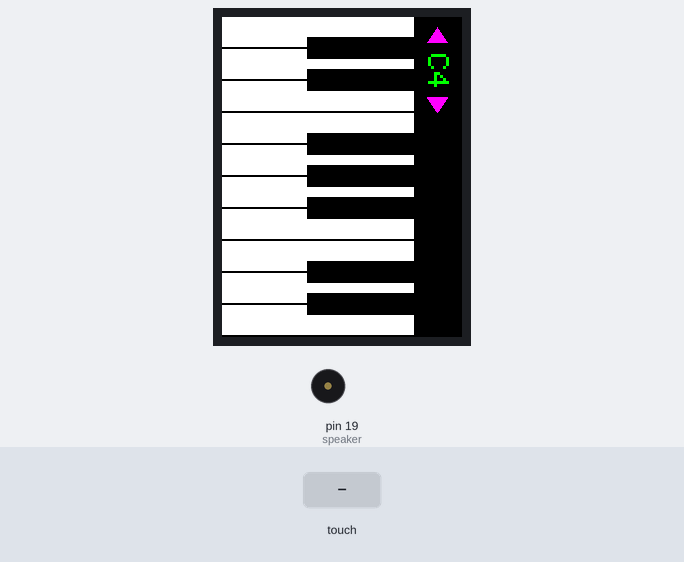
The sketch below on a simulated Arduino Uno, built with avr-gcc and run on an emulated ATmega328P. Parts: 320×240 colour display, buzzer (waves = sounding). The test bench sets the inputs (shaded band). What the sketch prints to the serial monitor is not drawn.

Above: at 1.5 s.
1.6 s: touch panel pressed at 13 % / 30 % of its raw x / y range
At 2.5 s:
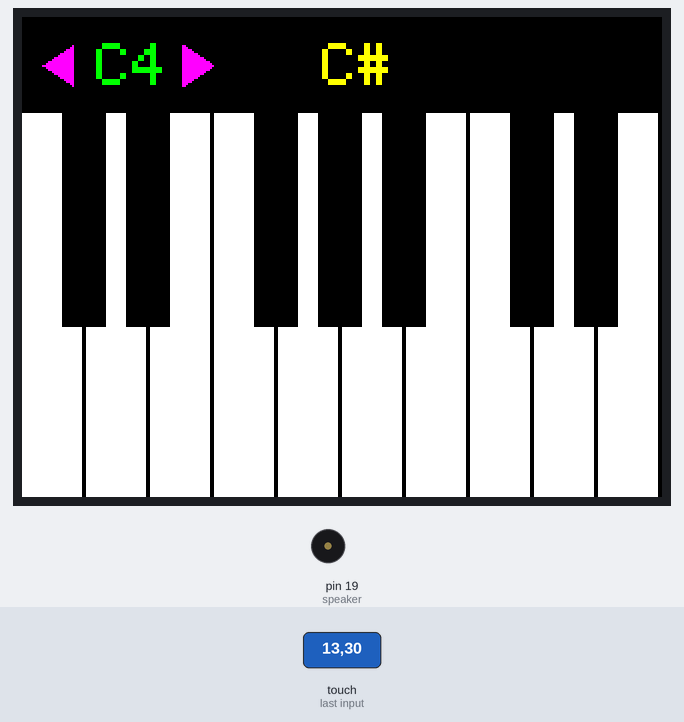
3.2 s: touch panel pressed at 13 % / 10 % of its raw x / y range
At 4.4 s:
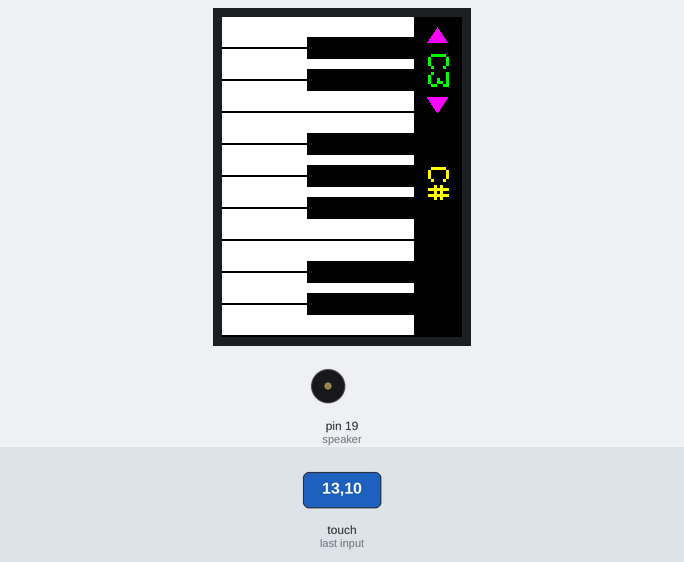
5.2 s: touch panel pressed at 38 % / 10 % of its raw x / y range
At 6.4 s:
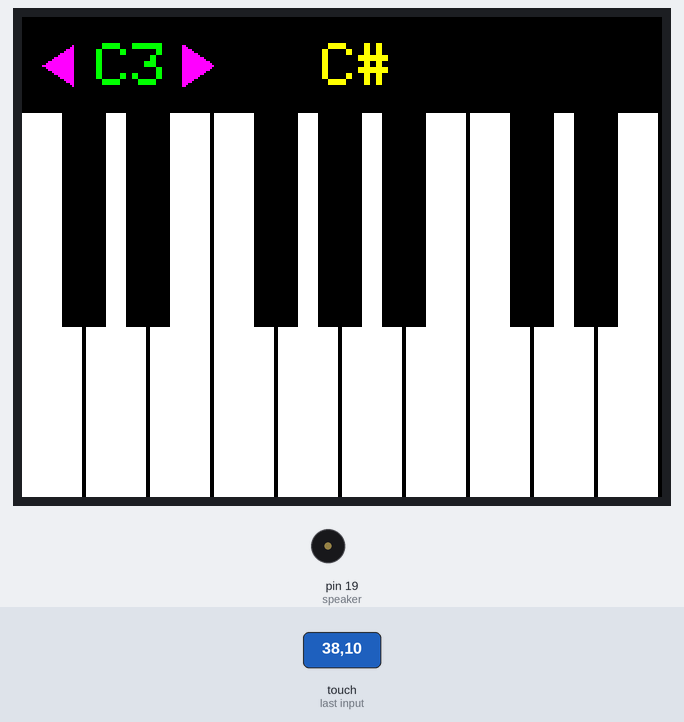
6.7 s: touch panel pressed at 38 % / 30 % of its raw x / y range
At 7.6 s:
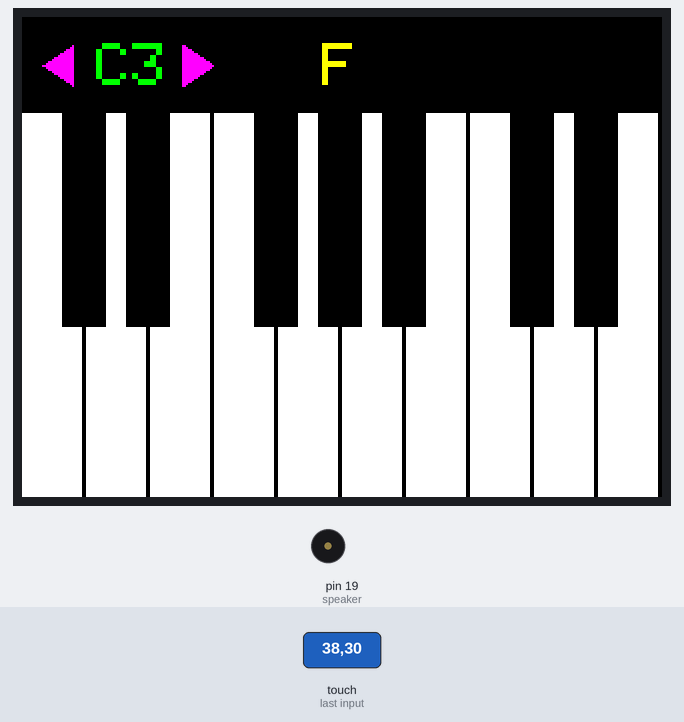
8.3 s: touch panel pressed at 13 % / 70 % of its raw x / y range
At 8.8 s:
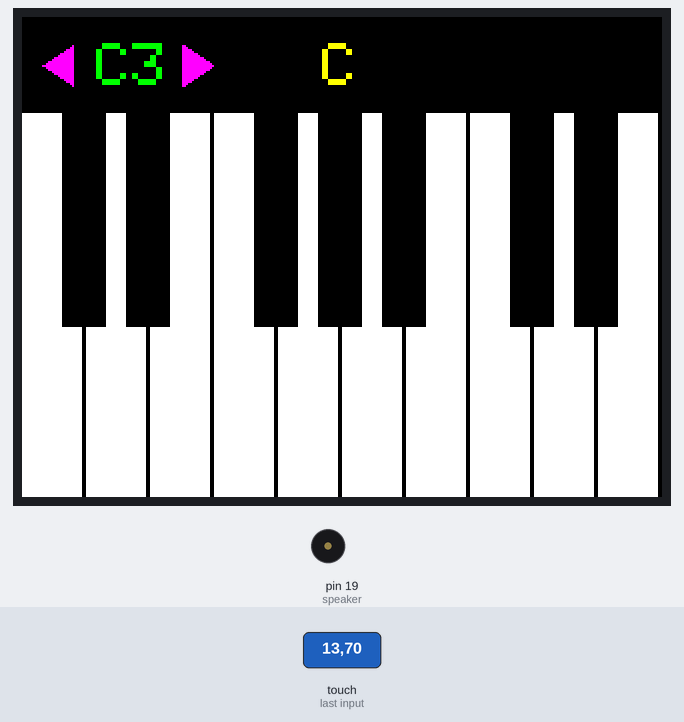
9.9 s: touch panel pressed at 62 % / 30 % of its raw x / y range
At 11.2 s:
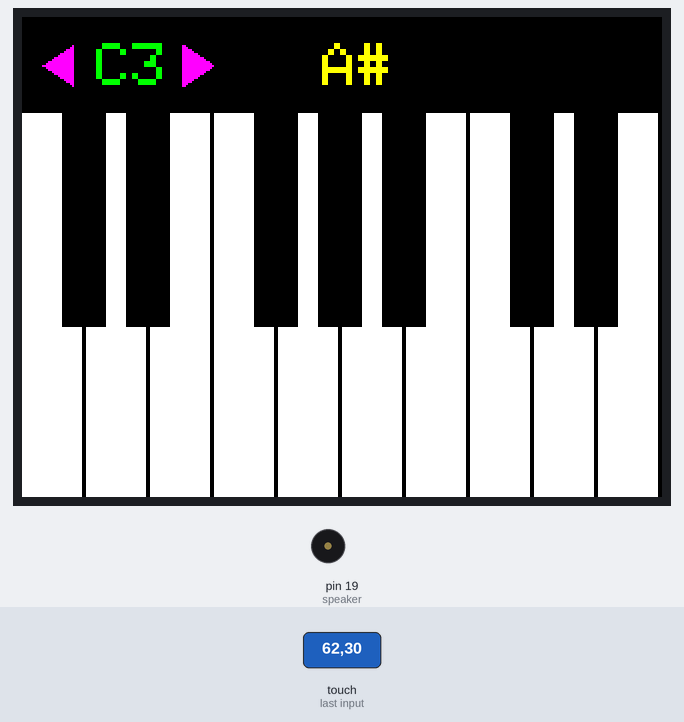
Timing chart, 0 to 12.5 s (numbered marks = the images above; inputs shaded):
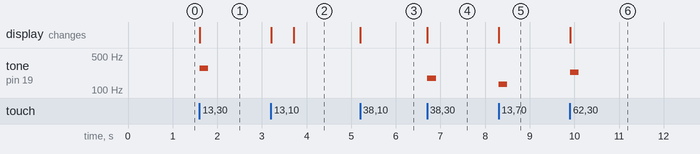

Measured:
- after the input at 1.6 s, tone on pin 19 (speaker): silent → 277 Hz at once, → silent 0.20 s later; the display: changes at once (image 1)
- after the input at 3.2 s, the display: first changes at once (image 2 shows a later state)
- after the input at 5.2 s, the display: changes at once (image 3)
- after the input at 6.7 s, tone on pin 19 (speaker): silent → 174 Hz at once, → silent 0.20 s later; the display: changes at once (image 4)
- after the input at 8.3 s, tone on pin 19 (speaker): silent → 130 Hz at once, → silent 0.20 s later; the display: changes at once (image 5)
- after the input at 9.9 s, tone on pin 19 (speaker): silent → 233 Hz at once, → silent 0.20 s later; the display: changes at once (image 6)

The sketch:

Piano.ino
```cpp
#include <Adafruit_TFTLCD.h>
#include <Adafruit_GFX.h>
#include <TouchScreen.h>
#include <stdint.h>

#include "tones.h"

const int speaker = 19;

const int whiteWidth = 30;
const int whiteGap = 2;

const int blackWidth = 22;
const int blackHeight = 155;
const int blackOff = 20;

int startKey = C4;
int octaveNumber = startKey / octaveLen;

//Measured ADC values for (0,0) and (210-1,320-1)
//TS_MINX corresponds to ADC value when X = 0
//TS_MINY corresponds to ADC value when Y = 0
//TS_MAXX corresponds to ADC value when X = 240 -1
//TS_MAXY corresponds to ADC value when Y = 320 -1
static unsigned int TS_MINX, TS_MAXX, TS_MINY, TS_MAXY;
//Touch Screen Co-ordinate mapping register
static unsigned int MapX1, MapX2, MapY1, MapY2;

#define LCD_CS A3
#define LCD_CD A2
#define LCD_WR A1
#define LCD_RD A0
#define LCD_RESET A4

#define TS_MINX 152
#define TS_MINY 149
#define TS_MAXX 947
#define TS_MAXY 908
int WIDTH = 320, HEIGHT = 240;

#define YP A2  // must be an analog pin, use "An" notation!
#define XM A3  // must be an analog pin, use "An" notation!
#define YM 8   // can be a digital pin
#define XP 9   // can be a digital pin

Adafruit_TFTLCD tft(LCD_CS, LCD_CD, LCD_WR, LCD_RD, LCD_RESET);
TouchScreen ts(XP, YP, XM, YM, 300);


//int minX = 9999, minY = 9999, maxX = -9999, maxY = -9999;
int currentFreq = -1;
int currentIdx = -1;

musicNote musicNotesArray[sizeof(freqs) / sizeof(unsigned int)];
void setup() {

    Serial.begin(9600);
    Serial.print("Starting...\n");
    randomSeed(analogRead(0));

    int notesSize = sizeof(freqs) / sizeof(unsigned int);
    int colorCheck;
    for (int i = 0; i < notesSize; i++) {
      musicNotesArray[i].freq = freqs[i];
      musicNotesArray[i].color = WHITE;

      colorCheck = i % octaveLen;
      for (int c = 0; c < sizeof(blackIdx)/sizeof(unsigned int); c++) {
        if (colorCheck == blackIdx[c]) {
          musicNotesArray[i].color = BLACK;
        }
      }
      // Serial.print(i); Serial.print(" "); Serial.print(musicNotesArray[i].freq); Serial.print(" "); Serial.print(musicNotesArray[i].color); Serial.println();
    }
    initDisplay();
    drawStartScreen();
}

enum {
  FREQ,
  GLOBAL_IDX
};

const int whiteKeysCount = 10;
int whiteKeysMap[whiteKeysCount][2];

int currentPainted = -1;
int currentColor = 0;
void paintKey(int idx, int keyColor, int paintColor) {
  if (idx != currentPainted) {
    if (currentPainted != -1) {
      processPaint(currentPainted, currentColor, currentColor);
    }
    processPaint(idx, keyColor, paintColor);
    currentPainted = idx;
    currentColor = keyColor;
  }
}

void processPaint(int idx, int keyColor, int paintColor) {
  if (keyColor == WHITE) {
    tft.fillRect(0, idx*(whiteWidth + whiteGap), HEIGHT, whiteWidth, paintColor);
    musicNote mN = musicNotesArray[whiteKeysMap[idx][GLOBAL_IDX] - 1];
    if (mN.color == BLACK) {
      tft.fillRect(HEIGHT-blackHeight, (idx-1)*(whiteWidth+whiteGap) + blackOff, blackHeight, blackWidth, BLACK);
    }
    mN = musicNotesArray[whiteKeysMap[idx][GLOBAL_IDX] + 1];
    if (mN.color == BLACK) {
      tft.fillRect(HEIGHT-blackHeight, idx*(whiteWidth+whiteGap) + blackOff, blackHeight, blackWidth, BLACK);
    }
  }
  else if (keyColor == BLACK) {
    tft.fillRect(HEIGHT-blackHeight, idx*(whiteWidth+whiteGap) + blackOff, blackHeight, blackWidth, paintColor);
  }
}

void updateOctaveInfo() {
  tft.fillRect(205, 30, 25, 50, BLACK);
  tft.setRotation(1);
  tft.setCursor(37, 13);
  tft.setTextColor(GREEN);
  tft.setTextSize(3);
  tft.print("C");
  tft.print(octaveNumber);
  tft.setRotation(0);
}

void updateNoteInfo(int idx) {
  if (idx != currentIdx) {
    currentIdx = idx;
    tft.fillRect(205, 150, 25, 50, BLACK);
    tft.setRotation(1);
    tft.setCursor(150, 13);
    tft.setTextColor(YELLOW);
    tft.setTextSize(3);
    tft.print(noteChars[currentIdx % octaveLen]);
    tft.setRotation(0);
  }
}

void drawStartScreen()
{
    tft.fillScreen(BLACK);
    int keysCount = whiteKeysCount;

    //WHITE KEYS
    int whiteIdx = startKey;
    for (int i=0; i<keysCount; i++) {

        while (musicNotesArray[whiteIdx].color != WHITE) {
          whiteIdx++;
        }
        whiteKeysMap[i][GLOBAL_IDX] = whiteIdx;
        whiteKeysMap[i][FREQ] = musicNotesArray[whiteIdx++].freq;
        tft.fillRect(0, i*(whiteWidth + whiteGap), HEIGHT * 0.8, whiteWidth, WHITE);
    }

    //BLACK KEYS
    for (int i = 0; i < sizeof(blackIdx) / sizeof(unsigned int); i++) {
      whiteIdx = (int) ( (float)(blackIdx[i]-1)/2.0 + 0.5);
      tft.fillRect(HEIGHT-blackHeight, whiteIdx * (whiteWidth+whiteGap) + blackOff, blackHeight, blackWidth, BLACK);
    }
    keysCount -= 7;

    int off = 7 * (whiteWidth+whiteGap);
    for (int i = 0; i < sizeof(blackIdx) / sizeof(unsigned int); i++) {
      whiteIdx = (int) ( (float)(blackIdx[i]-1)/2.0 + 0.5 );
      if (whiteIdx >= keysCount)
        break;
      tft.fillRect(HEIGHT-blackHeight, whiteIdx * (whiteWidth+whiteGap) + blackOff + off, blackHeight, blackWidth, BLACK);
    }
    updateOctaveInfo();
   tft.fillTriangle(205, 25, 215, 10, 225, 25, MAGENTA);
   tft.fillTriangle(205, 80, 215, 95, 225, 80, MAGENTA);

}

void loop()
{
    TSPoint p = ts.getPoint();  //Get touch point

    int duration = 50;

    if (p.z > ts.pressureThreshhold) {

        //FINDING BOUNDARIES
        /*if (p.x < minX)
          minX = p.x;
        if (p.x > maxX)
          maxX = p.x;
        if (p.y < minY)
          minY = p.y;
        if (p.y > maxY)
          maxY = p.y;

        Serial.print("X: "); Serial.print(minX); Serial.print(" - "); Serial.print(maxX); Serial.print("\n");
        Serial.print("Y: "); Serial.print(minY); Serial.print(" - "); Serial.print(maxY); Serial.print("\n");

        return;*/

        p.x = map(p.x, TS_MINX, TS_MAXX, 0, WIDTH);
        p.y = map(p.y, TS_MAXY, TS_MINY, 0, HEIGHT);

        pinMode(XM, OUTPUT);
        pinMode(YP, OUTPUT);

        // Serial.print("X = "); Serial.print(p.x); Serial.print("\tY = "); Serial.print(p.y); Serial.print("\n");

        if (p.y > 190) {
          if (p.y >= 200 && p.y <= 230) {
            if (p.x >= 10 && p.x <= 35) {
              if (startKey > C1) {
                startKey -= octaveLen;
                tft.fillTriangle(205, 25, 215, 10, 225, 25, GREEN);
              }
            }
            else if (p.x >= 80 && p.x <= 105) {
              if (startKey < C6) {
                startKey += octaveLen;
                tft.fillTriangle(205, 80, 215, 95, 225, 80, GREEN);
              }
            }
            int whiteIdx = startKey;
            for (int i=0; i<whiteKeysCount; i++) {
                while (musicNotesArray[whiteIdx].color != WHITE) {
                  whiteIdx++;
                }
                whiteKeysMap[i][GLOBAL_IDX] = whiteIdx;
                whiteKeysMap[i][FREQ] = musicNotesArray[whiteIdx++].freq;
            }
          octaveNumber = startKey / octaveLen;

            updateOctaveInfo();
            delay(500);

          tft.fillTriangle(205, 25, 215, 10, 225, 25, MAGENTA);
          tft.fillTriangle(205, 80, 215, 95, 225, 80, MAGENTA);
          }
        }

        else if (p.y > 80)
        {
            //Key might be a sharp -- split Y axis into black and white keys
            int idx = p.x / (whiteWidth + whiteGap);

            int bLeft = idx * (whiteWidth+whiteGap) + blackOff/2;
            int bRight = idx * (whiteWidth+whiteGap) + blackOff;

            if (p.x < bLeft - 2) {
              // czarny na lewo
              musicNote mN = musicNotesArray[whiteKeysMap[idx][GLOBAL_IDX] - 1];
              if (mN.color == BLACK) {
                currentFreq = mN.freq;
                updateNoteInfo(whiteKeysMap[idx][GLOBAL_IDX] - 1);
                tone(speaker, mN.freq, duration);
              }
              else {
                 if ((p.x % 32 >= 30 || p.x % 32 <= 2)
                      && currentFreq != -1) {
                    tone(speaker, currentFreq, duration);
                }
                else {
                  // jednak white
                  currentFreq = whiteKeysMap[idx][FREQ];
                  updateNoteInfo(whiteKeysMap[idx][GLOBAL_IDX]);
                  tone(speaker, whiteKeysMap[idx][FREQ], duration);
                }
              }
            }

            else if (p.x > bRight + 2) {
              // czarny na prawo
              musicNote mN = musicNotesArray[whiteKeysMap[idx][GLOBAL_IDX] + 1];
              if (mN.color == BLACK) {
                currentFreq = mN.freq;
                updateNoteInfo(whiteKeysMap[idx][GLOBAL_IDX] + 1);
                tone(speaker, mN.freq, duration);
              }
              else {
                if ((p.x % 32 >= 30 || p.x % 32 <= 2)
                      && currentFreq != -1) {
                    tone(speaker, currentFreq, duration);
                }
                else {
                  // jednak white
                  currentFreq = whiteKeysMap[idx][FREQ];
                  updateNoteInfo(whiteKeysMap[idx][GLOBAL_IDX]);
                  tone(speaker, whiteKeysMap[idx][FREQ], duration);
                }
              }
            }

            else if (p.x > bLeft + 2 && p.x < bRight - 2) {
              // white
              currentFreq = whiteKeysMap[idx][FREQ];
              updateNoteInfo(whiteKeysMap[idx][GLOBAL_IDX]);
              tone(speaker, whiteKeysMap[idx][FREQ], duration);
            }
            else {
              tone(speaker, currentFreq, duration);
            }

        }
        else
        {
            if ((p.x % 32 >= 30 || p.x % 32 <= 2)
                  && currentFreq != -1) {
                tone(speaker, currentFreq, duration);
            }
            else {
              int idx = p.x / (whiteWidth + whiteGap);
              //paintKey(idx, WHITE, MAGENTA);
              currentFreq =  whiteKeysMap[idx][FREQ];
              updateNoteInfo(whiteKeysMap[idx][GLOBAL_IDX]);
              tone(speaker, whiteKeysMap[idx][FREQ], duration);
             }
        }

    }
}

void initDisplay()
{
    tft.reset();
    tft.begin(0x9341);
    //tft.setRotation(2);
}
```

graphics.c
```cpp
#include <avr/pgmspace.h>

const unsigned char circle[]PROGMEM={
0x0,0x0,0x0,0x0,0x0,0x0,0x0,0x0,0x0,
0x0,0x0,0x0,0x0,0x0,0x0,0x0,0x0,0x0,
0x0,0x0,0x0,0x0,0x0,0x0,0x0,0x0,0x0,
0x0,0x0,0x0,0x0,0x0,0x0,0x0,0x0,0x0,
0x0,0x0,0x0,0x0,0x0,0x0,0x0,0x0,0x0,
0x0,0x0,0x0,0x0,0x0,0x0,0x0,0x0,0x0,
0x0,0x0,0x0,0x0,0x0,0x0,0x0,0x0,0x0,
0x0,0x0,0x0,0x7,0xf8,0x0,0x0,0x0,0x0,
0x0,0x0,0x0,0x7f,0xff,0x80,0x0,0x0,0x0,
0x0,0x0,0x3,0xff,0xff,0xf0,0x0,0x0,0x0,
0x0,0x0,0xf,0xff,0xff,0xfc,0x0,0x0,0x0,
0x0,0x0,0x1f,0xff,0xff,0xfe,0x0,0x0,0x0,
0x0,0x0,0x7f,0xf0,0x3,0xff,0x80,0x0,0x0,
0x0,0x0,0xff,0x80,0x0,0x7f,0xc0,0x0,0x0,
0x0,0x1,0xfe,0x0,0x0,0x1f,0xe0,0x0,0x0,
0x0,0x3,0xf8,0x0,0x0,0x7,0xf0,0x0,0x0,
0x0,0x7,0xf0,0x0,0x0,0x3,0xf8,0x0,0x0,
0x0,0xf,0xe0,0x0,0x0,0x1,0xfc,0x0,0x0,
0x0,0xf,0xc0,0x0,0x0,0x0,0xfc,0x0,0x0,
0x0,0x1f,0x80,0x0,0x0,0x0,0x7e,0x0,0x0,
0x0,0x3f,0x0,0x0,0x0,0x0,0x3f,0x0,0x0,
0x0,0x3e,0x0,0x0,0x0,0x0,0x1f,0x0,0x0,
0x0,0x7e,0x0,0x0,0x0,0x0,0x1f,0x80,0x0,
0x0,0x7c,0x0,0x0,0x0,0x0,0xf,0x80,0x0,
0x0,0x7c,0x0,0x0,0x0,0x0,0xf,0x80,0x0,
0x0,0xf8,0x0,0x0,0x0,0x0,0x7,0xc0,0x0,
0x0,0xf8,0x0,0x0,0x0,0x0,0x7,0xc0,0x0,
0x0,0xf8,0x0,0x0,0x0,0x0,0x7,0xc0,0x0,
0x0,0xf0,0x0,0x0,0x0,0x0,0x3,0xc0,0x0,
0x1,0xf0,0x0,0x0,0x0,0x0,0x3,0xe0,0x0,
0x1,0xf0,0x0,0x0,0x0,0x0,0x3,0xe0,0x0,
0x1,0xf0,0x0,0x0,0x0,0x0,0x3,0xe0,0x0,
0x1,0xf0,0x0,0x0,0x0,0x0,0x3,0xe0,0x0,
0x1,0xf0,0x0,0x0,0x0,0x0,0x3,0xe0,0x0,
0x1,0xf0,0x0,0x0,0x0,0x0,0x3,0xe0,0x0,
0x1,0xf0,0x0,0x0,0x0,0x0,0x3,0xe0,0x0,
0x1,0xf0,0x0,0x0,0x0,0x0,0x3,0xe0,0x0,
0x0,0xf0,0x0,0x0,0x0,0x0,0x3,0xc0,0x0,
0x0,0xf8,0x0,0x0,0x0,0x0,0x7,0xc0,0x0,
0x0,0xf8,0x0,0x0,0x0,0x0,0x7,0xc0,0x0,
0x0,0xf8,0x0,0x0,0x0,0x0,0x7,0xc0,0x0,
0x0,0x7c,0x0,0x0,0x0,0x0,0xf,0x80,0x0,
0x0,0x7c,0x0,0x0,0x0,0x0,0xf,0x80,0x0,
0x0,0x7e,0x0,0x0,0x0,0x0,0x1f,0x80,0x0,
0x0,0x3e,0x0,0x0,0x0,0x0,0x1f,0x0,0x0,
0x0,0x3f,0x0,0x0,0x0,0x0,0x3f,0x0,0x0,
0x0,0x1f,0x80,0x0,0x0,0x0,0x7e,0x0,0x0,
0x0,0xf,0xc0,0x0,0x0,0x0,0xfc,0x0,0x0,
0x0,0xf,0xe0,0x0,0x0,0x1,0xfc,0x0,0x0,
0x0,0x7,0xf0,0x0,0x0,0x3,0xf8,0x0,0x0,
0x0,0x3,0xf8,0x0,0x0,0x7,0xf0,0x0,0x0,
0x0,0x1,0xfe,0x0,0x0,0x1f,0xe0,0x0,0x0,
0x0,0x0,0xff,0x80,0x0,0x7f,0xc0,0x0,0x0,
0x0,0x0,0x7f,0xf0,0x3,0xff,0x80,0x0,0x0,
0x0,0x0,0x1f,0xff,0xff,0xfe,0x0,0x0,0x0,
0x0,0x0,0xf,0xff,0xff,0xfc,0x0,0x0,0x0,
0x0,0x0,0x3,0xff,0xff,0xf0,0x0,0x0,0x0,
0x0,0x0,0x0,0x7f,0xff,0x80,0x0,0x0,0x0,
0x0,0x0,0x0,0x7,0xf8,0x0,0x0,0x0,0x0,
0x0,0x0,0x0,0x0,0x0,0x0,0x0,0x0,0x0,
0x0,0x0,0x0,0x0,0x0,0x0,0x0,0x0,0x0,
0x0,0x0,0x0,0x0,0x0,0x0,0x0,0x0,0x0,
0x0,0x0,0x0,0x0,0x0,0x0,0x0,0x0,0x0,
0x0,0x0,0x0,0x0,0x0,0x0,0x0,0x0,0x0,
0x0,0x0,0x0,0x0,0x0,0x0,0x0,0x0,0x0
};

const unsigned char x_bitmap[]PROGMEM={
0x0,0x0,0x0,0x0,0x0,0x0,0x0,0x0,0x0,
0x0,0x0,0x0,0x0,0x0,0x0,0x0,0x0,0x0,
0x0,0x0,0x0,0x0,0x0,0x0,0x0,0x0,0x0,
0x0,0x0,0x0,0x0,0x0,0x0,0x0,0x0,0x0,
0x0,0x0,0x0,0x0,0x0,0x0,0x0,0x0,0x0,
0x0,0x0,0x0,0x0,0x0,0x0,0x0,0x0,0x0,
0x0,0x0,0x0,0x0,0x0,0x0,0x0,0x0,0x0,
0x0,0x0,0x0,0x0,0x0,0x0,0x0,0x0,0x0,
0x0,0x0,0x0,0x0,0x0,0x0,0x0,0x0,0x0,
0x3,0xff,0xff,0xc0,0x1,0xff,0xff,0xe0,0x0,
0x1,0xff,0xff,0xe0,0x1,0xff,0xff,0xc0,0x0,
0x1,0xff,0xff,0xf0,0x3,0xff,0xff,0xc0,0x0,
0x0,0xff,0xff,0xf0,0x7,0xff,0xff,0x80,0x0,
0x0,0xff,0xff,0xf8,0x7,0xff,0xff,0x80,0x0,
0x0,0x7f,0xff,0xf8,0xf,0xff,0xff,0x0,0x0,
0x0,0x3f,0xff,0xfc,0xf,0xff,0xfe,0x0,0x0,
0x0,0x3f,0xff,0xfe,0x1f,0xff,0xfe,0x0,0x0,
0x0,0x1f,0xff,0xfe,0x1f,0xff,0xfc,0x0,0x0,
0x0,0x1f,0xff,0xff,0x3f,0xff,0xfc,0x0,0x0,
0x0,0xf,0xff,0xff,0x7f,0xff,0xf8,0x0,0x0,
0x0,0xf,0xff,0xff,0xff,0xff,0xf8,0x0,0x0,
0x0,0x7,0xff,0xff,0xff,0xff,0xf0,0x0,0x0,
0x0,0x3,0xff,0xff,0xff,0xff,0xe0,0x0,0x0,
0x0,0x3,0xff,0xff,0xff,0xff,0xe0,0x0,0x0,
0x0,0x1,0xff,0xff,0xff,0xff,0xc0,0x0,0x0,
0x0,0x1,0xff,0xff,0xff,0xff,0xc0,0x0,0x0,
0x0,0x0,0xff,0xff,0xff,0xff,0x80,0x0,0x0,
0x0,0x0,0xff,0xff,0xff,0xff,0x80,0x0,0x0,
0x0,0x0,0x7f,0xff,0xff,0xff,0x0,0x0,0x0,
0x0,0x0,0x3f,0xff,0xff,0xfe,0x0,0x0,0x0,
0x0,0x0,0x3f,0xff,0xff,0xfe,0x0,0x0,0x0,
0x0,0x0,0x1f,0xff,0xff,0xfc,0x0,0x0,0x0,
0x0,0x0,0x1f,0xff,0xff,0xfc,0x0,0x0,0x0,
0x0,0x0,0x1f,0xff,0xff,0xfc,0x0,0x0,0x0,
0x0,0x0,0x3f,0xff,0xff,0xfe,0x0,0x0,0x0,
0x0,0x0,0x3f,0xff,0xff,0xfe,0x0,0x0,0x0,
0x0,0x0,0x7f,0xff,0xff,0xff,0x0,0x0,0x0,
0x0,0x0,0xff,0xff,0xff,0xff,0x80,0x0,0x0,
0x0,0x0,0xff,0xff,0xff,0xff,0x80,0x0,0x0,
0x0,0x1,0xff,0xff,0xff,0xff,0xc0,0x0,0x0,
0x0,0x1,0xff,0xff,0xff,0xff,0xc0,0x0,0x0,
0x0,0x3,0xff,0xff,0xff,0xff,0xe0,0x0,0x0,
0x0,0x3,0xff,0xff,0xff,0xff,0xe0,0x0,0x0,
0x0,0x7,0xff,0xff,0xff,0xff,0xf0,0x0,0x0,
0x0,0xf,0xff,0xff,0xff,0xff,0xf8,0x0,0x0,
0x0,0xf,0xff,0xff,0xff,0xff,0xf8,0x0,0x0,
0x0,0x1f,0xff,0xff,0x7f,0xff,0xfc,0x0,0x0,
0x0,0x1f,0xff,0xfe,0x3f,0xff,0xfc,0x0,0x0,
0x0,0x3f,0xff,0xfc,0x3f,0xff,0xfe,0x0,0x0,
0x0,0x3f,0xff,0xfc,0x1f,0xff,0xfe,0x0,0x0,
0x0,0x7f,0xff,0xf8,0x1f,0xff,0xff,0x0,0x0,
0x0,0xff,0xff,0xf8,0xf,0xff,0xff,0x80,0x0,
0x0,0xff,0xff,0xf0,0x7,0xff,0xff,0x80,0x0,
0x1,0xff,0xff,0xe0,0x7,0xff,0xff,0xc0,0x0,
0x1,0xff,0xff,0xe0,0x3,0xff,0xff,0xc0,0x0,
0x3,0xff,0xff,0xc0,0x3,0xff,0xff,0xe0,0x0,
0x3,0xff,0xff,0xc0,0x1,0xff,0xff,0xe0,0x0,
0x0,0x0,0x0,0x0,0x0,0x0,0x0,0x0,0x0,
0x0,0x0,0x0,0x0,0x0,0x0,0x0,0x0,0x0,
0x0,0x0,0x0,0x0,0x0,0x0,0x0,0x0,0x0,
0x0,0x0,0x0,0x0,0x0,0x0,0x0,0x0,0x0,
0x0,0x0,0x0,0x0,0x0,0x0,0x0,0x0,0x0,
0x0,0x0,0x0,0x0,0x0,0x0,0x0,0x0,0x0,
0x0,0x0,0x0,0x0,0x0,0x0,0x0,0x0,0x0,
0x0,0x0,0x0,0x0,0x0,0x0,0x0,0x0,0x0
};
```

tones.h
```cpp
#define BLACK   0x0000
#define BLUE    0x001F
#define RED     0xF800
#define GREEN   0x07E0
#define CYAN    0x07FF
#define MAGENTA 0xF81F
#define YELLOW  0xFFE0
#define WHITE   0xFFFF
struct musicNote {
  unsigned int color;
  unsigned int freq;
};

enum noteNames {
  C0, Cs0, D0, Ds0, E0, F0, Fs0, G0, Gs0, A_0, As0, H0,
  C1, Cs1, D1, Ds1, E1, F1, Fs1, G1, Gs1, A_1, As1, H1,
  C2, Cs2, D2, Ds2, E2, F2, Fs2, G2, Gs2, A_2, As2, H2,
  C3, Cs3, D3, Ds3, E3, F3, Fs3, G3, Gs3, A_3, As3, H3,
  C4, Cs4, D4, Ds4, E4, F4, Fs4, G4, Gs4, A_4, As4, H4,
  C5, Cs5, D5, Ds5, E5, F5, Fs5, G5, Gs5, A_5, As5, H5,
  C6, Cs6, D6, Ds6, E6, F6, Fs6, G6, Gs6, A_6, As6, H6,
  C7, Cs7, D7, Ds7, E7, F7, Fs7, G7, Gs7, A_7, As7, H7,
  C8, Cs8, D8, Ds8
};

unsigned int octaveLen = 12;
unsigned int blackIdx[] = {
  1, 3, 6, 8, 10
};

char noteChars[][4] = {
  "C\0", "C#\0", "D\0", "D#\0", "E\0", "F\0", "F#\0", "G\0", "G#\0", "A\0", "A#\0", "H\0"
};

unsigned int freqs[] = {
  16.35,
  17.32,
  18.35,
  19.45,
  20.60,
  21.83,
  23.12,
  24.50,
  25.96,
  27.50,
  29.14,
  30.87,
  32.70,
  34.65,
  36.71,
  38.89,
  41.20,
  43.65,
  46.25,49.00,
  51.91,55.00,
  58.27,61.74,
  65.41,69.30,
  73.42,77.78,
  82.41,87.31,
  92.50,
  98.00,
  103.83,
  110.00,
  116.54,
  123.47,
  130.81,
  138.59,
  146.83,
  155.56,
  164.81,
  174.61,
  185.00,
  196.00,
  207.65,
  220.00,
  233.08,
  246.94,
  261.63,
  277.18,
  293.66,
  311.13,
  329.63,
  349.23,
  369.99,
  392.00,
  415.30,
  440.00,
  466.16,
  493.88,
  523.25,
  554.37,
  587.33,
  622.25,
  659.26,
  698.46,
  739.99,
  783.99,
  830.61,
  880.00,
  932.33,
  987.77,
  1046.50,
  1108.73,
  1174.66,
  1244.51,
  1318.51,
  1396.91,
  1479.98,
  1567.98,
  1661.22,
  1760.00,
  1864.66,
  1975.53,
  2093.00,
  2217.46,
  2349.32,
  2489.02,
  2637.02,
  2793.83,
  2959.96,
  3135.96,
  3322.44,
  3520.01,
  3729.31,
  3951.07,
  4186.01,
  4434.92,
  4698.64,
  4978.03
};
```
